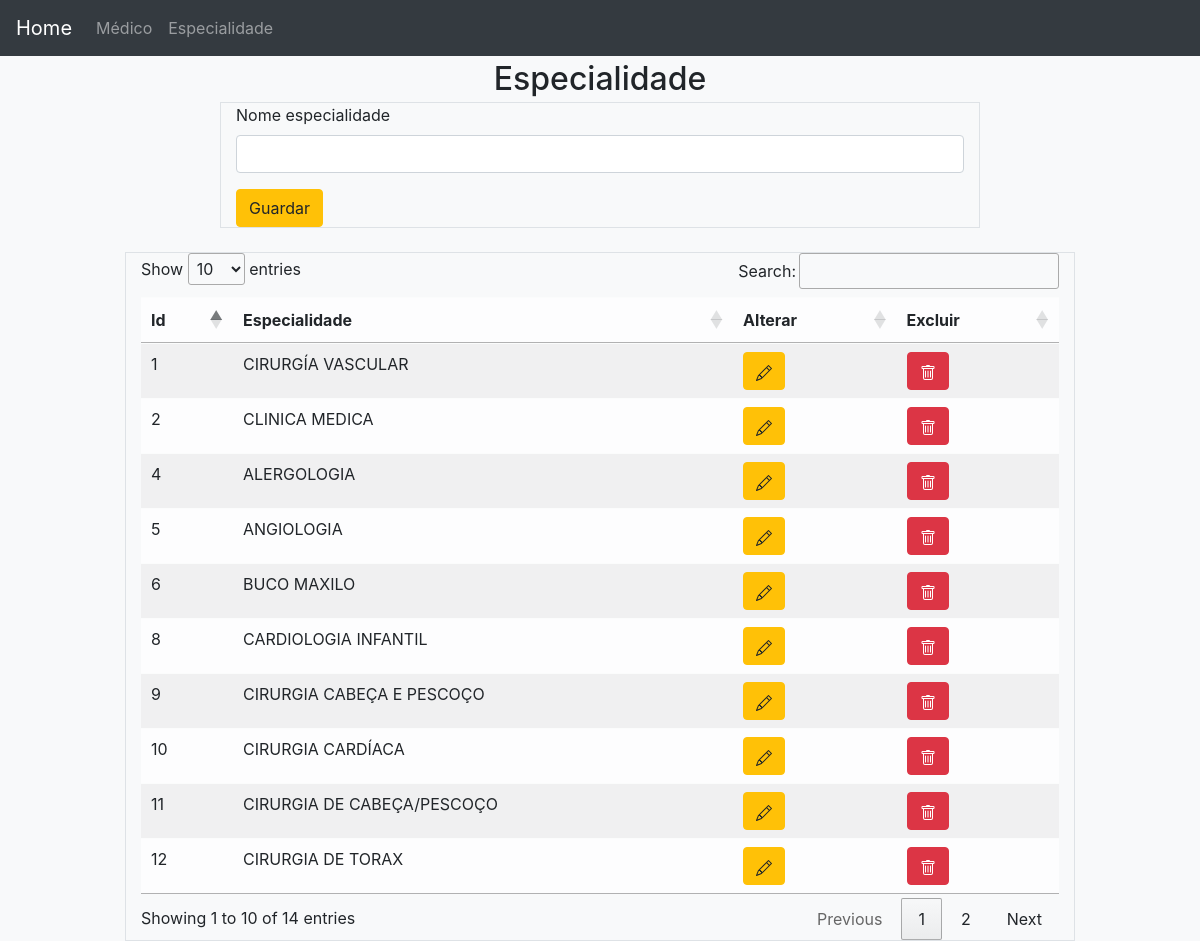
The page /especialidade/index.php on the database its author committed.
### tables this page shows
CREATE TABLE `especialidade` (
  `idEspecialidade` int(11) NOT NULL AUTO_INCREMENT,
  `nomeEspecialidade` varchar(100) NOT NULL,
  PRIMARY KEY (`idEspecialidade`)
);

### especialidade/model/especialidadeModel.php (called while the page is built, shortened)
<?php
class especialidadeModel
{
    private $conn;
    function __construct()
    {
        $this->servername = "localhost";
        $this->username = "root";
        $this->password = "";
        $this->dbname = "medico";
        $this->conn = new mysqli($this->servername, $this->username, $this->password, $this->dbname);
    }
    function getDadosEspecialidade()
    {
        $query = "SELECT * FROM especialidade";
        $resultado = $this->conn->query($query);
        return $resultado;
    }
}

### especialidade/index.php (the view, shortened to what this page needs)
<?php
require "./model/especialidadeModel.php";
$especialidadeModel = new especialidadeModel();
?>
<!doctype html>
<html lang="en">
<head>
    <?php include "../includes/css.php"; ?>
</head>
<body class="bg-light">
    <?php include "../navbar.php"; ?>
    <div class="container">
        <div class="row">
            <h2 class="mx-auto my-1">Especialidade</h2>
        </div>
        <div class="row">
            <div class="col-8 offset-2 border">
                <form action="especialidade/controller/especialidadeController.php" method="post">
                    <div class="form-group">
                        <label for="nome">Nome especialidade</label>
                        <input type="text" class="form-control" name="nome" id="nome" required>
                    </div>
                    <button type="submit" class="btn btn-warning d-flex justify-content-center">Guardar</button>
                </form>
            </div>
        </div>
    </div>
    <br>
    <div class="container">
        <div class="row">
            <div class="col-10 offset-1 border">
                <table class="table table-striped table-hover table-light">
                    <thead>
                        <tr>
                            <th>Id</th>
                            <th>Especialidade</th>
                            <th>Alterar</th>
                            <th>Excluir</th>
                        </tr>
                    </thead>
                    <tbody>
                        <?php
                        $result=$especialidadeModel->getDadosEspecialidade();
                        if ($result->num_rows > 0) {
                            while ($row = $result->fetch_assoc()) {
                        ?>
                                <tr>
                                    <td><?= $row["idEspecialidade"]; ?></td>
                                    <td><?= $row["nomeEspecialidade"]; ?></td>
                                    <td>
                                        <button data-id-especialidade="<?= $row["idEspecialidade"]; ?>" data-nome-especialidade="<?= $row["nomeEspecialidade"]; ?>" class="btn btn-warning btnAlterar" data-toggle="modal" data-target="#modalAlterar">
                                        </button>
                                    </td>
                                    <td>
                                        <form action="especialidade/controller/especialidadeController.php" method="post">
                                            <button class="btn btn-danger">
                                            </button>
                                        </form>
                                    </td>
                                </tr>
                        <?php
                            }
                        }
                        ?>
                    </tbody>
                </table>
            </div>
        </div>
    </div>
</body>
</html>

### Includes/css.php (shortened to what this page needs)
<link rel="stylesheet" href="https://stackpath.bootstrapcdn.com/bootstrap/4.5.2/css/bootstrap.min.css">
<link rel="stylesheet" href="//cdn.datatables.net/1.10.22/css/jquery.dataTables.min.css">

### navbar.php (shortened to what this page needs)
<nav class="navbar navbar-expand-lg navbar-dark bg-dark">
  <a class="navbar-brand" href="index.php">Home</a>
  <div class="collapse navbar-collapse" id="navbarSupportedContent">
    <ul class="navbar-nav mr-auto">
      <li class="nav-item">
        <a class="nav-link" href="medico/index.php">Médico</a>
      </li>
      <li class="nav-item">
        <a class="nav-link" href="especialidade/index.php">Especialidade</a>
      </li>
    </ul>
  </div>
</nav>

### rows shown on the page
especialidade: idEspecialidade "1", nomeEspecialidade "CIRURGÍA VASCULAR"
especialidade: idEspecialidade "2", nomeEspecialidade "CLINICA MEDICA"
especialidade: idEspecialidade "4", nomeEspecialidade "ALERGOLOGIA"
especialidade: idEspecialidade "5", nomeEspecialidade "ANGIOLOGIA"
especialidade: idEspecialidade "6", nomeEspecialidade "BUCO MAXILO"
especialidade: idEspecialidade "8", nomeEspecialidade "CARDIOLOGIA INFANTIL"
especialidade: idEspecialidade "9", nomeEspecialidade "CIRURGIA CABEÇA E PESCOÇO"
especialidade: idEspecialidade "10", nomeEspecialidade "CIRURGIA CARDÍACA"
especialidade: idEspecialidade "11", nomeEspecialidade "CIRURGIA DE CABEÇA/PESCOÇO"
especialidade: idEspecialidade "12", nomeEspecialidade "CIRURGIA DE TORAX"
